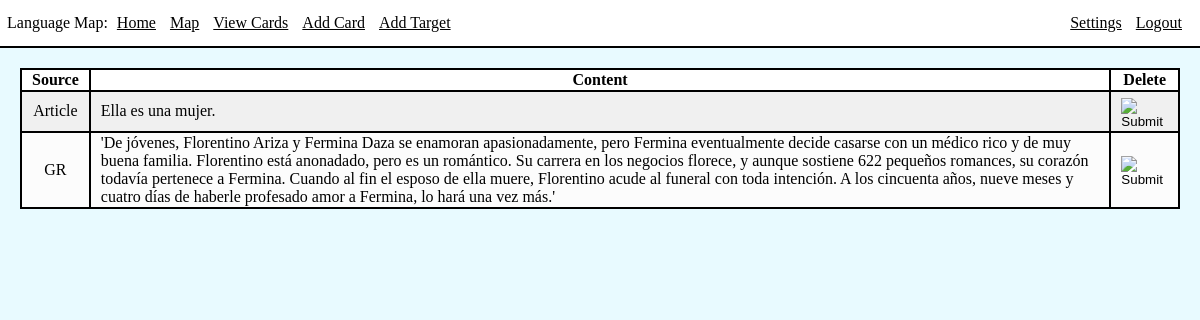
Before: /viewTargets (signed in) with the older database file.
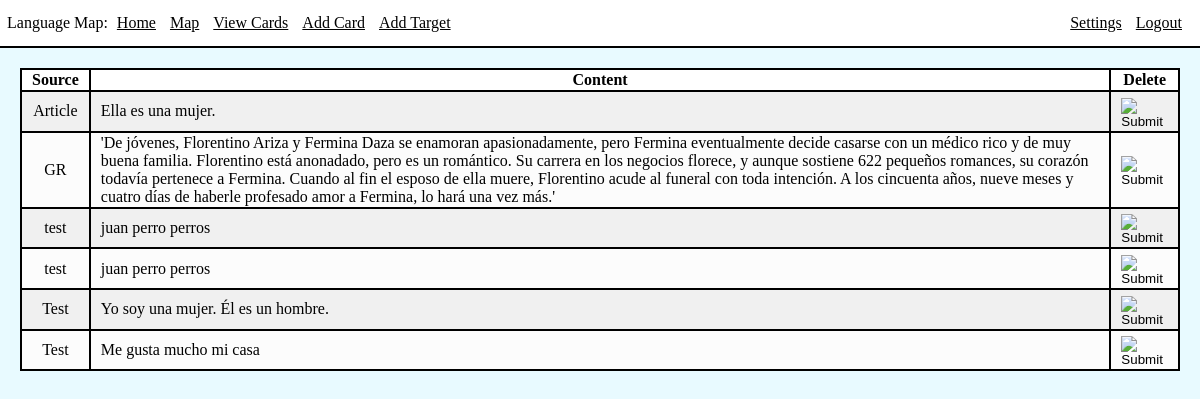
After: the same page with the newer database file.
### app/models.py (models this page shows, shortened)
class Target(db.Model):
    id = db.Column(db.Integer, primary_key=True)
    source = db.Column(db.String(100), index=True)
    content = db.Column(db.String(1000), index=True)
    category = db.Column(db.String(200), index=True)
    notes = db.Column(db.String(400), index=True)

### app/routes.py (the view)
@app.route('/viewTargets')
@login_required
def viewTargets():
    targets = Target.query.filter()
    return render_template('viewTargets.html', title='View Targets', targets=targets)

### app/models.py (called while the page is built)
@login.user_loader
def load_user(id):
    return User.query.get(int(id))

### app/templates/viewTargets.html
{% extends "base.html" %}
{% block content %}
<div class="int">
    <table>
        <thead>
            <th>Source</th>
            <th>Content</th>
            <th>Delete</th>
        </thead>
        <tbody>
        {% for target in targets %}
        <tr>
            <td>{{ target.source }}</td>
            <td class="left">{{ target.content }}</td>
            <td>
                <form action="{{ url_for('deleteTarget', targetID=target.id) }}" method="POST">
                    <input type="image" class="btnimg" src="../static/images/delete.png">
                </form>
            </td>
        </tr>
        {% endfor %}
        </tbody>
    </table>
</div>
{% endblock %}

### app/templates/base.html (shortened to what this page needs)
<!DOCTYPE html>
<link rel="stylesheet" href="{{ url_for('static', filename='style.css') }}">
<html>
    <head>
        <div>
            <div class="nav">
            Language Map:
            <a class="navlink" href="/index">Home</a>
            {%if current_user.is_anonymous %}
            <div class="right">
                <a class="navlink" href="/login">Login</a>
            </div>
            {% else %}
            <a class="navlink" href="/map">Map</a>
            <a class="navlink"href="/viewCards">View Cards</a>
            <a class="navlink" href="/addCard">Add Card</a>
            <a class="navlink" href="/addTarget">Add Target</a>
            <div class="right">
                <a class="navlink" href="/settings">Settings</a>
                <a class="navlink" href="/logout">Logout</a>
            </div>
            {% endif %}
            </div>
        </div>
        </head>
        <body>
            <div class="content">
            {% block content %}{% endblock %}
            </div>
    </body>
</html>

### app/static/style.css (style rules this page uses)
html, body { background-color: rgb(232, 250, 255); margin: 0px; padding: 0px; }
.content { margin: 0px; }
.int { margin: 20px; }
a { color: black; }
.nav { background-color: white; display: inline-block; position: relative; width: 100%; padding: 7px; padding-top: 14px; padding-bottom: 14px; border-bottom: 2px solid black; }
.navlink { padding-left: 5px; padding-right: 5px; }
.right { float: right; margin-right: 20px; }
table { margin-left: auto; margin-right: auto; border: 2px solid black; text-align: center; border-collapse: collapse; }
thead { background-color: white; }
th, td { border: 2px solid black; padding-left: 10px; padding-right: 10px; }
tbody { background-color: rgb(240, 240, 240); }
tr:nth-child(even) { background-color: rgb(252, 252, 252); }
.btnimg { position: relative; margin-top: 10%; margin-left: auto; }
.left { text-align: left; }

Changed rows visible on the page:
added Target: source "test", content "juan perro perros"
added Target: source "test", content "juan perro perros"
added Target: source "Test", content "Yo soy una mujer. Él es un hombre."
added Target: source "Test", content "Me gusta mucho mi casa"
